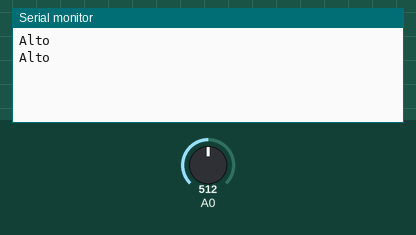
Recording of a sketch running on a simulated Arduino Uno, built with avr-gcc and run on an emulated ATmega328P. Parts: the last lines printed to the serial monitor. The test bench sets the inputs (shaded band); at power-on: A0 = 512.

Above: at 1.8 s.
1.9 s: A0 set to 483
At 2.8 s:
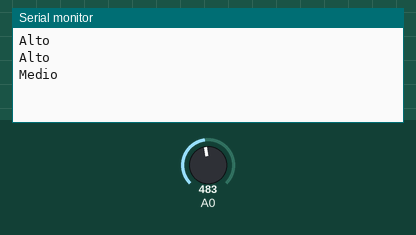
4.5 s: A0 set to 107
At 5.7 s:
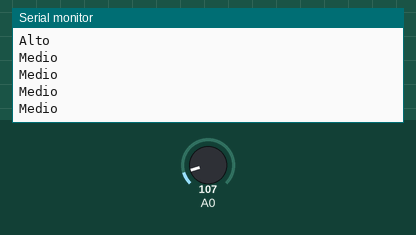
6.0 s: A0 set to 92
At 6.5 s:
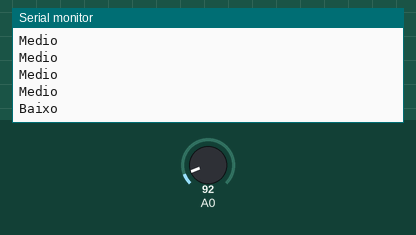

Measured:
- the behaviour switches between 501 and 500 on A0 (found by bisection; images 0 and 1)
- the behaviour switches between 101 and 100 on A0 (found by bisection; images 2 and 3)
- after the input at 1.9 s, the serial monitor: prints a new line after 0.10 s (image 1)
- after the input at 6.0 s, the serial monitor: prints a new line at once (image 3)

The sketch:

switch_case.ino
```cpp
// switch...case

int sensorValor = 0;

void setup()
{
  pinMode(A0, INPUT);
  Serial.begin(9600);
}

void loop()
{
  sensorValor = analogRead(A0);

  switch (sensorValor) {
    case 0 ... 100:
      Serial.println("Baixo");
      break;
    case 101 ... 500:
      Serial.println("Medio");
      break;
    case 501 ... 1023:
      Serial.println("Alto");
      break;
    default:
      Serial.println("Valor invalido");
  }
  delay(1000);

}
```
